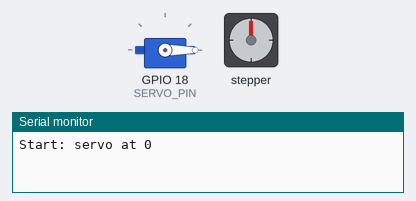
Bench run of a sketch on a simulated ESP32. Shown: servo, stepper motor, the last lines printed to the serial monitor. Stepper angles assume 2048 steps per turn.

Above: at 1.6 s.
At 11.03 s:
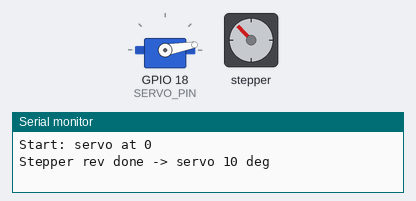
At 20.71 s:
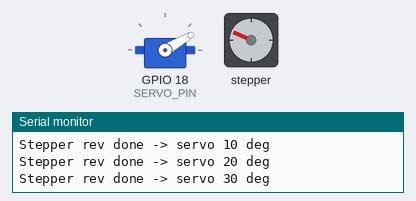
At 39.77 s:
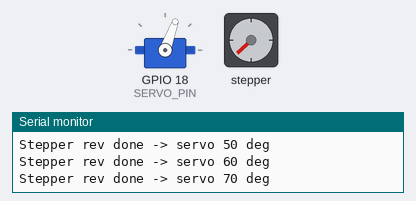
Timing chart, 0 to 40.0 s (numbered marks = the images above):
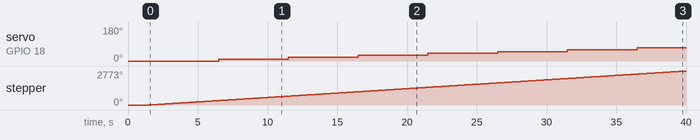

Measured:
- by itself, servo on GPIO 18 (SERVO_PIN): moves from 0° to 70° over 30.0 s
- by itself, stepper: keeps turning clockwise at about 72°/s

The sketch:

sketch_oct29a.ino
```cpp
#include <Stepper.h>
#include <ESP32Servo.h>

// stepper
const int STEPS_PER_REV = 2048;
const int IN1 = 4;
const int IN2 = 5;
const int IN3 = 6;
const int IN4 = 7;

Stepper stepper(STEPS_PER_REV, IN1, IN3, IN2, IN4);
const int STEPPER_RPM = 12;

// servo
const int SERVO_PIN = 18;
const int SERVO_STEP_DEG = 10;
const int SERVO_MAX_DEG = 180;
Servo servo;
int servoAngle = 0;

void setup() {
  Serial.begin(115200);
  delay(1000);

  stepper.setSpeed(STEPPER_RPM);

  ESP32PWM::allocateTimer(0);
  servo.setPeriodHertz(50);              // standard 50 Hz servo signal
  servo.attach(SERVO_PIN, 500, 2400);    // MG90S pulse range in µs
  servo.write(servoAngle);
  delay(500);

  Serial.println("Start: servo at 0");
}

void loop() {
  stepper.step(STEPS_PER_REV);           // one full 360° revolution

  servoAngle += SERVO_STEP_DEG;
  servo.write(servoAngle);
  Serial.printf("Stepper rev done -> servo %d deg\n", servoAngle);

  if (servoAngle >= SERVO_MAX_DEG) {
    delay(500);                          // hold at 180° briefly
    servoAngle = 0;
    servo.write(servoAngle);
    Serial.println("Reached 180 -> back to 0");
  }
}
```
